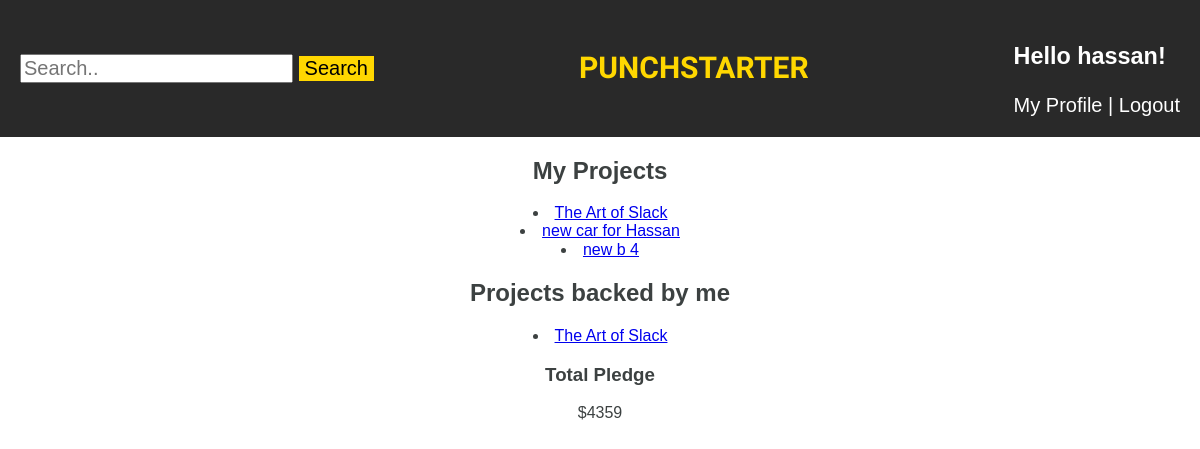
The app's page /myprofile/ (signed in), older data.
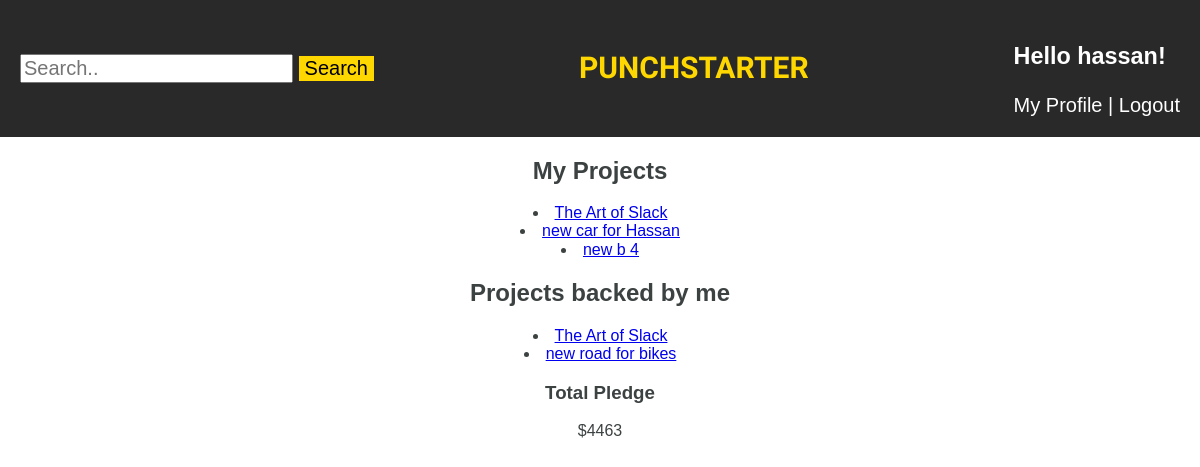
The same page, newer data.
### crowdfunder_project/models.py (models this page shows)
class Project(models.Model):
    title = models.CharField(max_length=255)
    description = models.TextField()
    budget = models.IntegerField()
    owner = models.ForeignKey(User,on_delete=models.CASCADE,related_name='projects')
    image = models.URLField(max_length=255, null=True)
    start_dtime = models.DateField()
    end_dtime = models.DateField(null=True)
    category = models.ForeignKey(Category, on_delete=models.SET_NULL, related_name='projects', null=True)

### crowdfunder_project/views.py (the view)
# urls.py: path('myprofile/', my_profile, name='my_profile'),
@login_required
def my_profile(request):
    user_profile = request.user
    projects_own = user_profile.projects.all()
    projects_funded = set()
    donations = user_profile.charities.all()
    for donate in donations:
        projects_funded.add(donate.reward.project)
    total_amount_pledged = 0
    charities = user_profile.charities.all()
    for charity in charities:
        total_amount_pledged += int(charity.amount)
    context = {'projects_own': projects_own, 'projects_backed': projects_funded, 'pledged_amount': total_amount_pledged}
    return render(request, 'profile_page.html', context)

### crowdfunder_project/templates/profile_page.html
{% extends 'base.html' %}
{% block content %}
{% load staticfiles %}
<link rel="stylesheet" href="{% static 'css/profile_page.css' %}">
    <main class='profile'>
        <h2>My Projects</h2>
        {% for project in projects_own %}
            <li>
            <a href="{% url 'show_project' id=project.pk %}">{{ project.title }}</a>
            </li>
        {% endfor %}
        <h2>Projects backed by me</h2>
        {% for project in projects_backed %}
            <li>
                <a href="{% url 'show_project' id=project.pk %}">{{ project.title }}</a>
            </li>
        {% endfor %}
        <h3>Total Pledge</h3>
        <p> ${{ pledged_amount }}</p>
    </main>
{% endblock %}

Row changes from the older to the newer data that the page shows:
now on this page (row edited): Project: title "new road for bikes", shown under "Projects backed by me"
Text that changed along with them:
{{ pledged_amount }}: "4359" → "4463"
